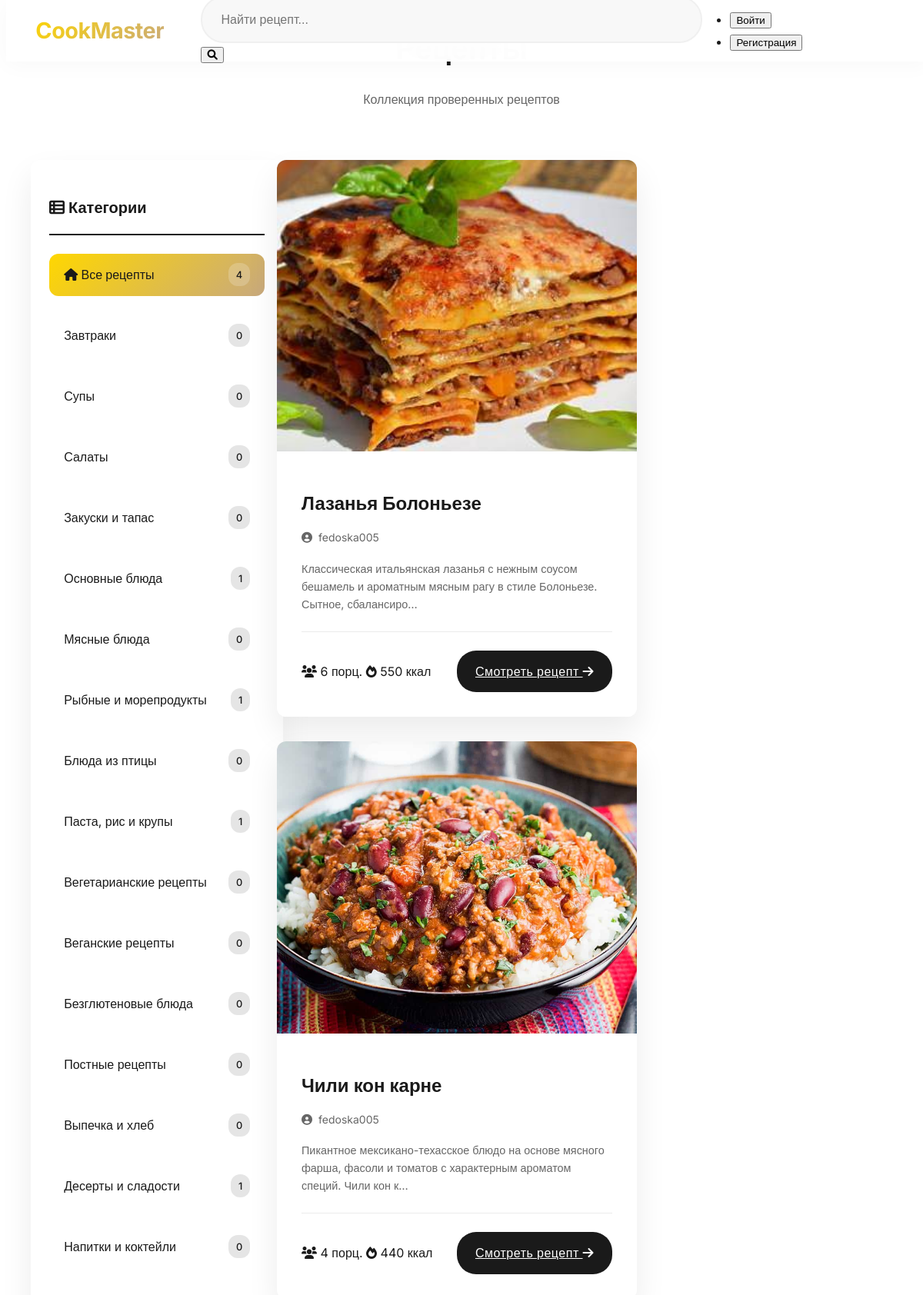
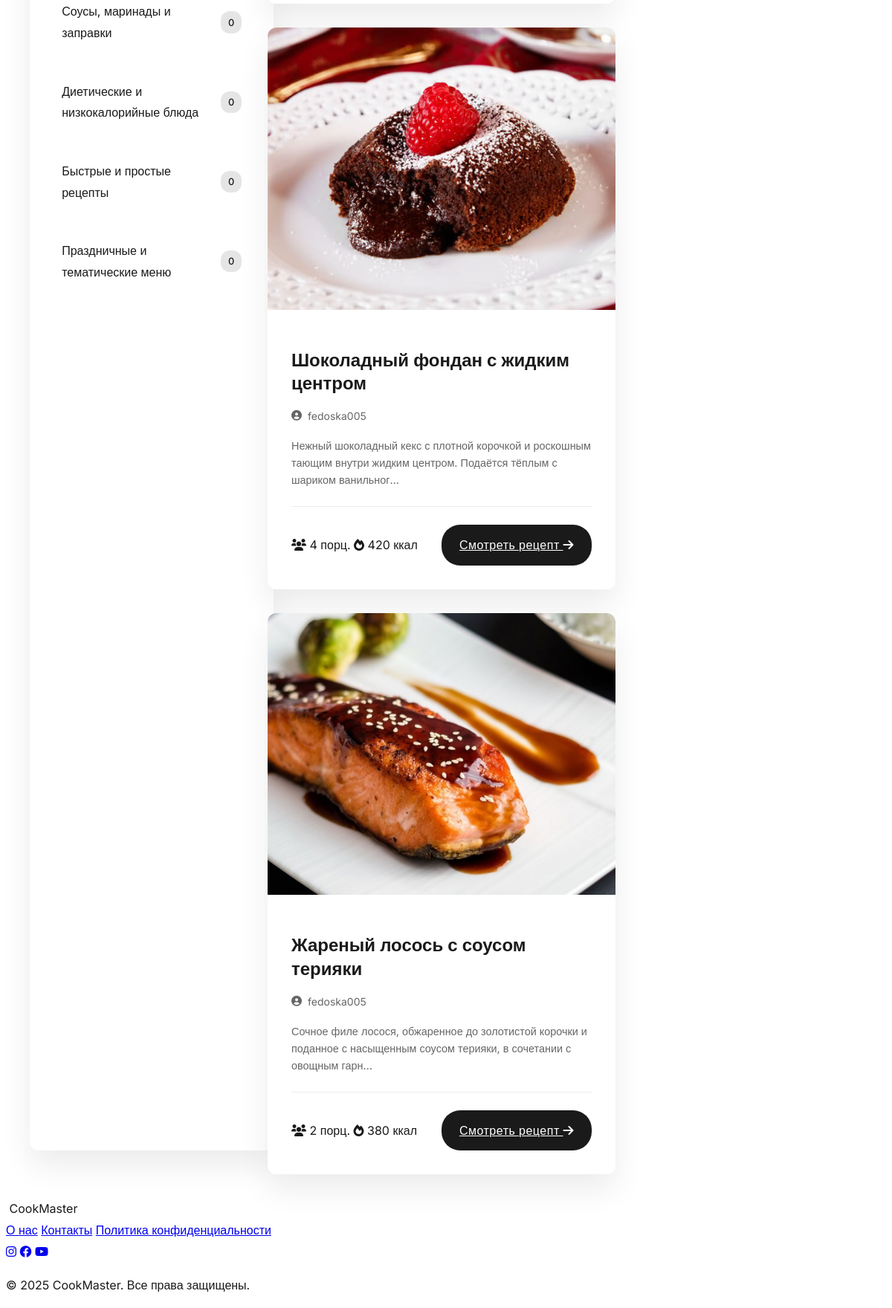
The page / on the database its author committed (2 pictures, top to bottom).
### recipes/models.py (models this page shows, shortened)
class Category(models.Model):
    name = models.CharField(max_length=200, unique=True)  # Название категории
    description = models.TextField(blank=True, null=True)  # Описание категории (необязательное поле)

class Recipe(models.Model):
    DIFFICULTY_CHOICES = [
        ('easy', 'Легкий'),
        ('medium', 'Средний'),
        ('hard', 'Сложный'),
    ]
    title = models.CharField(max_length=255, verbose_name="Название")
    description = models.TextField(verbose_name="Описание")
    ingredients = models.TextField(verbose_name="Ингредиенты", help_text="Каждый ингредиент с новой строки")
    cooking_steps = models.TextField(verbose_name="Шаги приготовления", help_text="Каждый шаг с новой строки")
    cooking_time = models.CharField(max_length=100, blank=True, null=True, verbose_name="Время готовки") # в минутах
    image = models.ImageField(upload_to='recipes/images/', blank=True, null=True, verbose_name="Фото")
    author = models.ForeignKey(User, on_delete=models.CASCADE, verbose_name="Автор")
    created_at = models.DateTimeField(auto_now_add=True, verbose_name="Дата создания")
    category = models.ManyToManyField(
        Category,
        through='RecipeCategory',
        related_name='recipes',
        verbose_name="Категории"
    )   # Связь с категорией
    difficulty = models.CharField(
        max_length=10,
        choices=DIFFICULTY_CHOICES,
        default='medium',
        verbose_name="Сложность"
    )
    servings = models.PositiveIntegerField(default=1, verbose_name="Порции")
    calories = models.PositiveIntegerField(default=0, verbose_name="Калории")
    class Meta:
        verbose_name = "Рецепт"
        verbose_name_plural = "Рецепты"

### recipes/views.py (the view)
# urls.py: path('', views.home, name='home'),
def home(request):
    categories = Category.objects.annotate(recipe_count=Count('recipes'))
    recipes = Recipe.objects.all()
    selected_category = request.GET.get('category')
    if selected_category:
        recipes = recipes.filter(category__name=selected_category)
    context = {
        'recipes': recipes,
        'categories': categories,
        'selected_category': selected_category
    }
    return render(request, 'recipes/index.html', context)

### recipes/templates/recipes/index.html (shortened to what this page needs)
{% extends "base.html" %}
{% block content %}
<div class="page-container">
    <div class="page-header">
        <h1 class="page-title">Рецепты</h1>
        <p class="page-subtitle">Коллекция проверенных рецептов</p>
    </div>
    <div class="content-layout">
        <aside class="category-sidebar">
            <div class="category-filter">
                <h3><i class="fas fa-th-list"></i> Категории</h3>
                <div class="category-list">
                    <a href="{% url 'recipes:home' %}" class="category-item {% if not selected_category %}active{% endif %}">
                        <span><i class="fas fa-home"></i> Все рецепты</span>
                        <span class="category-count">{{ recipes.count }}</span>
                    </a>
                    {% for cat in categories %}
                    <a href="{% url 'recipes:category' cat.name %}"
                       class="category-item {% if selected_category == cat.name %}active{% endif %}">
                        <span>{{ cat.name }}</span>
                        <span class="category-count">{{ cat.recipes.count }}</span>
                    </a>
                    {% endfor %}
                </div>
            </div>
        </aside>
        <div class="recipe-content">
            <div class="recipe-grid">
                {% for recipe in recipes %}
                <article class="recipe-card">
                    <div class="recipe-card__image">
                        {% if recipe.image %}
                            <img src="{{ recipe.image.url }}" alt="{{ recipe.title }}" loading="lazy">
                        {% else %}
                            <div class="recipe-card__image-placeholder">
                                <i class="fas fa-utensils"></i>
                            </div>
                        {% endif %}
                        <div class="recipe-card__badges">
                            <span class="recipe-card__time">
                            </span>
                        </div>
                    </div>
                    <div class="recipe-card__content">
                        <h2 class="recipe-card__title">{{ recipe.title }}</h2>
                        <div class="recipe-card__author">
                            <i class="fas fa-user-circle"></i>
                            <span>{{ recipe.author }}</span>
                        </div>
                        <p class="recipe-card__description">{{ recipe.description|truncatechars:120 }}</p>
                        <div class="recipe-card__meta">
                            <div class="recipe-card__stats">
                                <span><i class="fas fa-users"></i> {{ recipe.servings }} порц.</span>
                                <span><i class="fas fa-fire"></i> {{ recipe.calories }} ккал</span>
                            </div>
                            <a href="{% url 'recipes:recipe_detail' recipe.id %}" class="recipe-card__button">
                                Смотреть рецепт
                                <i class="fas fa-arrow-right"></i>
                            </a>
                        </div>
                    </div>
                </article>
                {% endfor %}
            </div>
        </div>
    </div>
</div>
{% endblock %}

### recipes/templates/base.html (shortened to what this page needs)
{% load static %}
<!DOCTYPE html>
<html lang="ru">
<head>
    <link rel="stylesheet" href="https://cdnjs.cloudflare.com/ajax/libs/font-awesome/6.0.0/css/all.min.css">
    <link rel="stylesheet" href="{% static 'css/style.css' %}">
</head>
<body>
    <header class="header">
        <div class="container">
            <nav class="nav">
                <a href="{% url 'recipes:home' %}" class="logo">
                     CookMaster
                </a>
                <form class="search-form" action="{% url 'recipes:search' %}" method="GET">
                    <input type="text" name="q" placeholder="Найти рецепт..." class="search-input">
                    <button type="submit" class="search-button">
                        <i class="fas fa-search"></i>
                    </button>
                </form>
                <ul class="nav-links">
                    {% if user.is_authenticated %}
                    <li><a href="{% url 'recipes:add_recipe' %}" class="btn btn-primary">
                        <i class="fas fa-plus"></i> Добавить рецепт
                    </a></li>
                    <li class="profile-dropdown">
                        <button class="profile-btn">
                            <i class="fas fa-user"></i> {{ user.username }}
                            <i class="fas fa-chevron-down"></i>
                        </button>
                        <div class="dropdown-content">
                            <a href="{% url 'recipes:profile' %}">
                                <i class="fas fa-user-circle"></i> Профиль
                            </a>
                            <form action="{% url 'recipes:logout' %}" method="post" style="margin: 0;">
                                {% csrf_token %}
                                <button type="submit" style="width: 100%; text-align: left; background: none; border: none; padding: 0.8rem 1rem; display: flex; align-items: center; gap: 0.5rem; cursor: pointer;">
                                    <i class="fas fa-sign-out-alt"></i> Выход
                                </button>
                            </form>
                        </div>
                    </li>
                    {% else %}
                    <li><button class="btn btn-login" onclick="openModal('loginModal')">Войти</button></li>
                    <li><button class="btn btn-signup" onclick="openModal('signupModal')">Регистрация</button></li>
                    {% endif %}
                </ul>
            </nav>
        </div>
    </header>
    <main class="main">
        <div class="container">
            {% block content %}{% endblock %}
        </div>
    </main>
    <footer class="footer">
        <div class="container">
            <div class="footer-content">
                <div class="footer-logo">
                     CookMaster
                </div>
                <div class="footer-links">
                    <a href="#">О нас</a>
                    <a href="#">Контакты</a>
                    <a href="#">Политика конфиденциальности</a>
                </div>
                <div class="footer-social">
                    <a href="#"><i class="fab fa-instagram"></i></a>
                    <a href="#"><i class="fab fa-facebook"></i></a>
                    <a href="#"><i class="fab fa-youtube"></i></a>
                </div>
            </div>
            <div class="footer-bottom">
                <p>© {% now "Y" %} CookMaster. Все права защищены.</p>
            </div>
        </div>
    </footer>
</body>
</html>

### rows shown on the page
Category: name "Завтраки", recipes.count "0"
Category: name "Супы", recipes.count "0"
Category: name "Салаты", recipes.count "0"
Category: name "Закуски и тапас", recipes.count "0"
Category: name "Основные блюда", recipes.count "1"
Category: name "Мясные блюда", recipes.count "0"
Category: name "Рыбные и морепродукты", recipes.count "1"
Category: name "Блюда из птицы", recipes.count "0"
Category: name "Паста, рис и крупы", recipes.count "1"
Category: name "Вегетарианские рецепты", recipes.count "0"
Category: name "Веганские рецепты", recipes.count "0"
Category: name "Безглютеновые блюда", recipes.count "0"
Category: name "Постные рецепты", recipes.count "0"
Category: name "Выпечка и хлеб", recipes.count "0"
Category: name "Десерты и сладости", recipes.count "1"
Category: name "Напитки и коктейли", recipes.count "0"
Category: name "Соусы, маринады и заправки", recipes.count "0"
Category: name "Диетические и низкокалорийные блюда", recipes.count "0"
Category: name "Быстрые и простые рецепты", recipes.count "0"
Category: name "Праздничные и тематические меню", recipes.count "0"
Recipe: image (picture), title "Лазанья Болоньезе", author "fedoska005", description "Классическая итальянская лазанья с нежным соусом бешамель и ароматным мясным рагу в стиле Болоньезе. Сытное, сбалансиро…", servings "6", calories "550"
Recipe: image (picture), title "Чили кон карне", author "fedoska005", description "Пикантное мексикано-техасское блюдо на основе мясного фарша, фасоли и томатов с характерным ароматом специй. Чили кон к…", servings "4", calories "440"
Recipe: image (picture), title "Шоколадный фондан с жидким центром", author "fedoska005", description "Нежный шоколадный кекс с плотной корочкой и роскошным тающим внутри жидким центром. Подаётся тёплым с шариком ванильног…", servings "4", calories "420"
Recipe: image (picture), title "Жареный лосось с соусом терияки", author "fedoska005", description "Сочное филе лосося, обжаренное до золотистой корочки и поданное с насыщенным соусом терияки, в сочетании с овощным гарн…", servings "2", calories "380"

### other values the page prints
{{ recipes.count }} "4"
